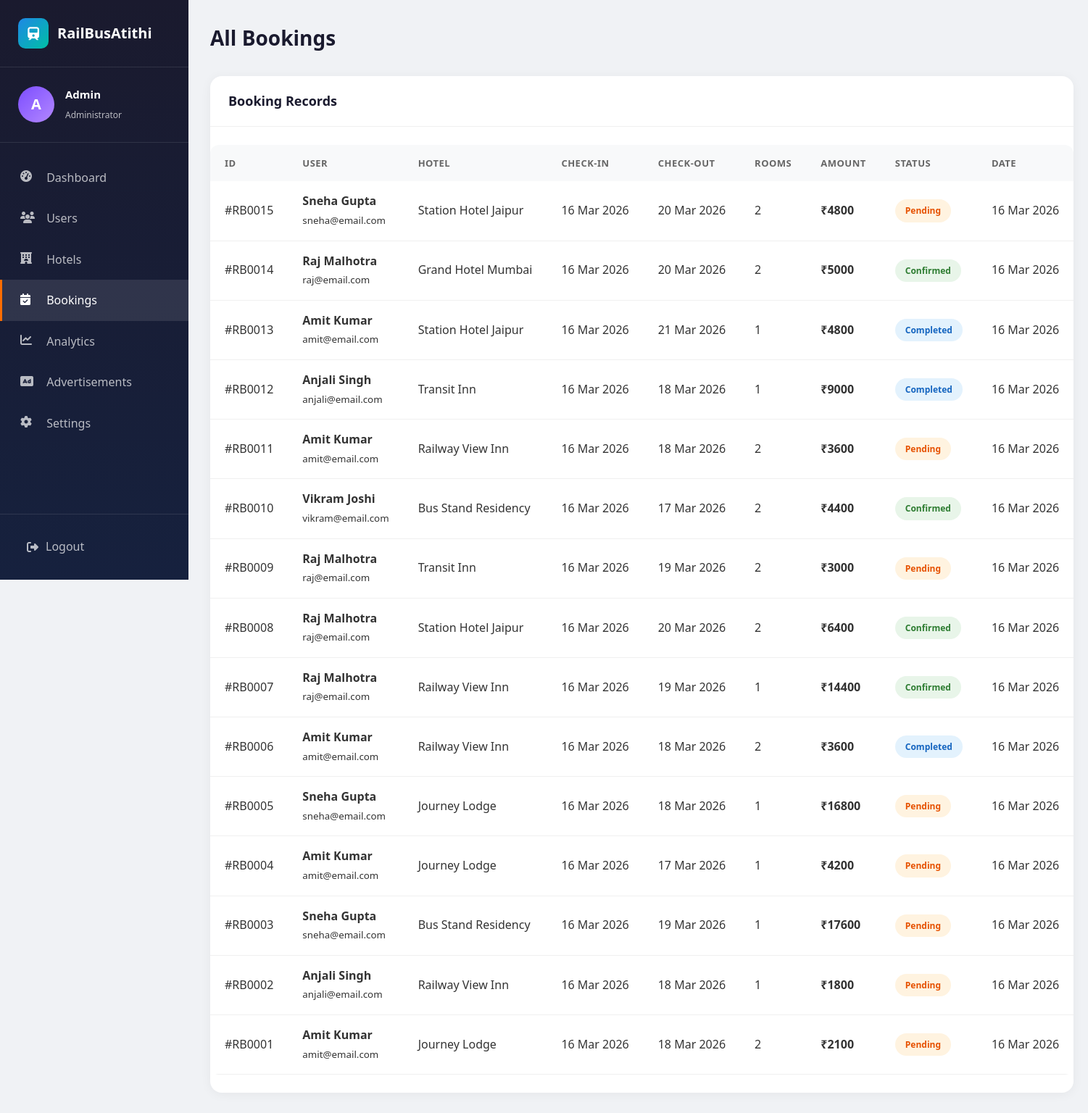
Screenshot of /admin/bookings (signed in) with the database file from the repository.
### app.py (models this page shows)
class User(db.Model):
    id = db.Column(db.Integer, primary_key=True)
    name = db.Column(db.String(100), nullable=False)
    email = db.Column(db.String(120), unique=True, nullable=False)
    password = db.Column(db.String(200), nullable=False)
    role = db.Column(db.String(20), nullable=False)  # passenger, hotel_owner, admin
    phone = db.Column(db.String(20))
    city = db.Column(db.String(100))
    location = db.Column(db.String(200))
    created_at = db.Column(db.DateTime, default=datetime.utcnow)
    reset_token = db.Column(db.String(200), nullable=True)
    bookings = db.relationship('Booking', backref='user', lazy=True)
    hotels = db.relationship('Hotel', backref='owner', lazy=True)

class Booking(db.Model):
    id = db.Column(db.Integer, primary_key=True)
    user_id = db.Column(db.Integer, db.ForeignKey('user.id'), nullable=False)
    hotel_id = db.Column(db.Integer, db.ForeignKey('hotel.id'), nullable=False)
    check_in = db.Column(db.Date, nullable=False)
    check_out = db.Column(db.Date, nullable=False)
    rooms = db.Column(db.Integer, default=1)
    guests = db.Column(db.Integer, default=1)
    total_price = db.Column(db.Integer, nullable=False)
    status = db.Column(db.String(20), default='pending')  # pending, confirmed, cancelled, completed
    payment_method = db.Column(db.String(50))
    special_requests = db.Column(db.Text)
    created_at = db.Column(db.DateTime, default=datetime.utcnow)

class Hotel(db.Model):
    id = db.Column(db.Integer, primary_key=True)
    name = db.Column(db.String(200), nullable=False)
    description = db.Column(db.Text)
    location = db.Column(db.String(200), nullable=False)
    city = db.Column(db.String(100), nullable=False)
    near_station = db.Column(db.String(100))  # Nearest railway station
    near_bus_stop = db.Column(db.String(100))  # Nearest bus stop
    distance_station = db.Column(db.Float, default=1.0)  # Distance in km
    distance_bus = db.Column(db.Float, default=1.0)  # Distance in km
    price = db.Column(db.Integer, nullable=False)
    rating = db.Column(db.Float, default=4.0)
    review_count = db.Column(db.Integer, default=0)
    total_rooms = db.Column(db.Integer, default=10)
    available_rooms = db.Column(db.Integer, default=10)
    amenities = db.Column(db.String(500))  # JSON string of amenities
    photos = db.Column(db.String(500))  # Comma-separated photo paths
    owner_id = db.Column(db.Integer, db.ForeignKey('user.id'), nullable=False)
    approved = db.Column(db.Boolean, default=False)
    created_at = db.Column(db.DateTime, default=datetime.utcnow)
    bookings = db.relationship('Booking', backref='hotel', lazy=True)

### app.py (the view)
@app.route('/admin/bookings')
def manage_bookings():
    if session.get('user_role') != 'admin':
        return redirect(url_for('login'))
    user = User.query.get(session['user_id'])
    bookings = Booking.query.order_by(Booking.created_at.desc()).all()
    return render_template('admin_bookings.html', bookings=bookings, user=user)

### templates/admin_bookings.html (shortened to what this page needs)
<!DOCTYPE html>
<html lang="en">
<head>
    <link rel="stylesheet" href="{{ url_for('static', filename='css/style.css') }}">
    <link rel="stylesheet" href="{{ url_for('static', filename='css/dashboard.css') }}">
    <link rel="stylesheet" href="https://cdnjs.cloudflare.com/ajax/libs/font-awesome/6.4.0/css/all.min.css">
</head>
<body class="dashboard-body">
    <div class="dashboard-wrapper">
        <aside class="sidebar">
            <div class="sidebar-header">
                <a href="/" class="sidebar-logo">
                    <div class="sidebar-logo-icon"><i class="fas fa-train"></i></div>
                    RailBusAtithi
                </a>
            </div>
            <div class="sidebar-user">
                <div class="user-avatar" style="background: linear-gradient(135deg, #7C4DFF 0%, #B388FF 100%);">{{ user.name[0] }}</div>
                <div class="user-info"><h4>{{ user.name }}</h4><span>Administrator</span></div>
            </div>
           <nav class="sidebar-menu">
                <a href="{{ url_for('admin_dashboard') }}" class="menu-item">
                    <i class="fas fa-tachometer-alt"></i>
                    <span>Dashboard</span>
                </a>
                <a href="{{ url_for('manage_users') }}" class="menu-item">
                    <i class="fas fa-users"></i>
                    <span>Users</span>
                </a>
                <a href="{{ url_for('manage_hotels') }}" class="menu-item">
                    <i class="fas fa-hotel"></i>
                    <span>Hotels</span>
                </a>
                <a href="{{ url_for('manage_bookings') }}" class="menu-item active">
                    <i class="fas fa-calendar-check"></i>
                    <span>Bookings</span>
                </a>
                <a href="{{ url_for('analytics') }}" class="menu-item">
                    <i class="fas fa-chart-line"></i>
                    <span>Analytics</span>
                </a>
                <a href="{{ url_for('admin_ads') }}" class="menu-item">
                    <i class="fas fa-ad"></i>
                    <span>Advertisements</span>
                </a>
                <a href="{{ url_for('admin_settings') }}" class="menu-item">
                    <i class="fas fa-cog"></i>
                    <span>Settings</span>
                </a>
            </nav>
            <div class="sidebar-footer">
                <a href="{{ url_for('logout') }}" class="logout-btn">
                    <i class="fas fa-sign-out-alt"></i>
                    <span>Logout</span>
                </a>
            </div>
        </aside>
        <main class="main-content">
            <div class="dashboard-header">
                <h1 class="page-title">All Bookings</h1>
            </div>
            <div class="card">
                <div class="card-header">
                    <h3 class="card-title">Booking Records</h3>
                </div>
                <div class="card-body">
                    {% if bookings %}
                    <div class="table-container">
                        <table>
                            <thead>
                                <tr>
                                    <th>ID</th>
                                    <th>User</th>
                                    <th>Hotel</th>
                                    <th>Check-in</th>
                                    <th>Check-out</th>
                                    <th>Rooms</th>
                                    <th>Amount</th>
                                    <th>Status</th>
                                    <th>Date</th>
                                </tr>
                            </thead>
                            <tbody>
                                {% for booking in bookings %}
                                <tr>
                                    <td>#RB{{ '%04d'|format(booking.id) }}</td>
                                    <td>
                                        <strong>{{ booking.user.name }}</strong><br>
                                        <small>{{ booking.user.email }}</small>
                                    </td>
                                    <td>{{ booking.hotel.name }}</td>
                                    <td>{{ booking.check_in.strftime('%d %b %Y') }}</td>
                                    <td>{{ booking.check_out.strftime('%d %b %Y') }}</td>
                                    <td>{{ booking.rooms }}</td>
                                    <td><strong>₹{{ booking.total_price|int }}</strong></td>
                                    <td>
                                        <span class="status-badge {{ booking.status }}">
                                            {{ booking.status }}
                                        </span>
                                    </td>
                                    <td>{{ booking.created_at.strftime('%d %b %Y') }}</td>
                                </tr>
                                {% endfor %}
                            </tbody>
                        </table>
                    </div>
                    {% else %}
                    <div class="empty-state">
                        <div class="empty-icon">📋</div>
                        <h3 class="empty-title">No Bookings Yet</h3>
                    </div>
                    {% endif %}
                </div>
            </div>
        </main>
    </div>
</body>
</html>

### static/css/style.css (style rules this page uses)
:root { --primary: #1E88E5; --primary-dark: #1565C0; --primary-light: #42A5F5; --secondary: #FF6D00; --secondary-dark: #E65100; --accent: #00BFA5; --accent-dark: #00897B; --background: #F5F7FA; --white: #FFFFFF; --text-dark: #333333; --text-light: #666666; --text-muted: #999999; --border: #E0E0E0; --shadow: 0 4px 20px rgba(0, 0, 0, 0.1); --shadow-hover: 0 8px 30px rgba(0, 0, 0, 0.15); --gradient-primary: linear-gradient(135deg, #1E88E5 0%, #1565C0 100%); --gradient-secondary: linear-gradient(135deg, #FF6D00 0%, #E65100 100%); --gradient-hero: linear-gradient(135deg, rgba(30, 136, 229, 0.9) 0%, rgba(21, 101, 192, 0.8) 100%); --border-radius: 12px; --border-radius-sm: 8px; --transition: all 0.3s ease; }
* { margin: 0; padding: 0; box-sizing: border-box; }
body { font-family: 'Segoe UI', Tahoma, Geneva, Verdana, sans-serif; background-color: var(--background); color: var(--text-dark); line-height: 1.6; overflow-x: hidden; }
a { text-decoration: none; color: inherit; transition: var(--transition); }

### rows the page displays
User: name "A", name "Admin"
Booking: id "0015", user.name "Sneha Gupta", user.email "sneha@email.com", hotel.name "Station Hotel Jaipur", check_in "16 Mar 2026", check_out "20 Mar 2026", rooms "2", total_price "4800", status "Pending", created_at "16 Mar 2026"
Booking: id "0014", user.name "Raj Malhotra", user.email "raj@email.com", hotel.name "Grand Hotel Mumbai", check_in "16 Mar 2026", check_out "20 Mar 2026", rooms "2", total_price "5000", status "Confirmed", created_at "16 Mar 2026"
Booking: id "0013", user.name "Amit Kumar", user.email "amit@email.com", hotel.name "Station Hotel Jaipur", check_in "16 Mar 2026", check_out "21 Mar 2026", rooms "1", total_price "4800", status "Completed", created_at "16 Mar 2026"
Booking: id "0012", user.name "Anjali Singh", user.email "anjali@email.com", hotel.name "Transit Inn", check_in "16 Mar 2026", check_out "18 Mar 2026", rooms "1", total_price "9000", status "Completed", created_at "16 Mar 2026"
Booking: id "0011", user.name "Amit Kumar", user.email "amit@email.com", hotel.name "Railway View Inn", check_in "16 Mar 2026", check_out "18 Mar 2026", rooms "2", total_price "3600", status "Pending", created_at "16 Mar 2026"
Booking: id "0010", user.name "Vikram Joshi", user.email "vikram@email.com", hotel.name "Bus Stand Residency", check_in "16 Mar 2026", check_out "17 Mar 2026", rooms "2", total_price "4400", status "Confirmed", created_at "16 Mar 2026"
Booking: id "0009", user.name "Raj Malhotra", user.email "raj@email.com", hotel.name "Transit Inn", check_in "16 Mar 2026", check_out "19 Mar 2026", rooms "2", total_price "3000", status "Pending", created_at "16 Mar 2026"
Booking: id "0008", user.name "Raj Malhotra", user.email "raj@email.com", hotel.name "Station Hotel Jaipur", check_in "16 Mar 2026", check_out "20 Mar 2026", rooms "2", total_price "6400", status "Confirmed", created_at "16 Mar 2026"
Booking: id "0007", user.name "Raj Malhotra", user.email "raj@email.com", hotel.name "Railway View Inn", check_in "16 Mar 2026", check_out "19 Mar 2026", rooms "1", total_price "14400", status "Confirmed", created_at "16 Mar 2026"
Booking: id "0006", user.name "Amit Kumar", user.email "amit@email.com", hotel.name "Railway View Inn", check_in "16 Mar 2026", check_out "18 Mar 2026", rooms "2", total_price "3600", status "Completed", created_at "16 Mar 2026"
Booking: id "0005", user.name "Sneha Gupta", user.email "sneha@email.com", hotel.name "Journey Lodge", check_in "16 Mar 2026", check_out "18 Mar 2026", rooms "1", total_price "16800", status "Pending", created_at "16 Mar 2026"
Booking: id "0004", user.name "Amit Kumar", user.email "amit@email.com", hotel.name "Journey Lodge", check_in "16 Mar 2026", check_out "17 Mar 2026", rooms "1", total_price "4200", status "Pending", created_at "16 Mar 2026"
Booking: id "0003", user.name "Sneha Gupta", user.email "sneha@email.com", hotel.name "Bus Stand Residency", check_in "16 Mar 2026", check_out "19 Mar 2026", rooms "1", total_price "17600", status "Pending", created_at "16 Mar 2026"
Booking: id "0002", user.name "Anjali Singh", user.email "anjali@email.com", hotel.name "Railway View Inn", check_in "16 Mar 2026", check_out "18 Mar 2026", rooms "1", total_price "1800", status "Pending", created_at "16 Mar 2026"
Booking: id "0001", user.name "Amit Kumar", user.email "amit@email.com", hotel.name "Journey Lodge", check_in "16 Mar 2026", check_out "18 Mar 2026", rooms "2", total_price "2100", status "Pending", created_at "16 Mar 2026"
